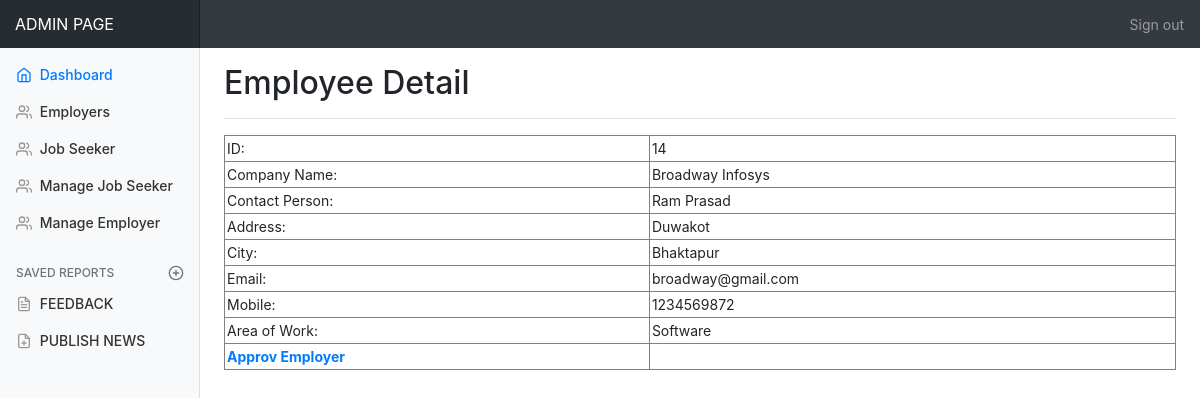
/admin/DetailEmp.php?EmpId=14 (signed in), run on the app's committed database.
### tables this page shows
CREATE TABLE `employer_reg` (
  `Employer_Id` int(11) NOT NULL,
  `CompanyName` varchar(255) NOT NULL,
  `ContactPerson` varchar(255) NOT NULL,
  `Address` varchar(255) NOT NULL,
  `City` varchar(255) NOT NULL,
  `Email` varchar(255) NOT NULL,
  `Mobile` varchar(255) NOT NULL,
  `Area_Work` varchar(255) NOT NULL,
  `Status` varchar(255) NOT NULL,
  `UserName` varchar(255) NOT NULL,
  `Password` varchar(255) NOT NULL,
  `Question` varchar(255) NOT NULL,
  `Answer` varchar(255) NOT NULL
);

### admin/DetailEmp.php (the view, shortened to what this page needs)
<!doctype html>
<html lang="en">
  <head>
    <link rel="stylesheet" href="https://maxcdn.bootstrapcdn.com/bootstrap/4.5.2/css/bootstrap.min.css">
    <link href="./css/dashboard.css" rel="stylesheet">
  </head>
  <body>
    <nav class="navbar navbar-dark sticky-top bg-dark flex-md-nowrap p-0">
      <a class="navbar-brand col-sm-3 col-md-2 mr-0" href="#">ADMIN PAGE</a>
      <ul class="navbar-nav px-3">
        <li class="nav-item text-nowrap">
          <a class="nav-link" href="logout.php">Sign out</a>
        </li>
      </ul>
    </nav>
    <div class="container-fluid">
      <div class="row">
        <nav class="col-md-2 d-none d-md-block bg-light sidebar">
          <div class="sidebar-sticky">
            <ul class="nav flex-column">
            <li class="nav-item">
                <a class="nav-link active" href="#">
                  <span data-feather="home"></span>
                  Dashboard <span class="sr-only">(current)</span>
                </a>
              </li>
              <li class="nav-item">
                <a class="nav-link" href="employer.php">
                  <span data-feather="users"></span>
                  Employers
                </a>
              </li>
              <li class="nav-item">
                <a class="nav-link" href="jobseeker.php">
                  <span data-feather="users"></span>
                  Job Seeker
                </a>
              </li>
              <li class="nav-item">
                <a class="nav-link" href="managejobseeker.php">
                  <span data-feather="users"></span>
                   Manage Job Seeker
                </a>
              </li>
              <li class="nav-item">
                <a class="nav-link" href="manageemployer.php">
                  <span data-feather="users"></span>
                  Manage Employer
                </a>
              </li>
            <h6 class="sidebar-heading d-flex justify-content-between align-items-center px-3 mt-4 mb-1 text-muted">
              <span>Saved reports</span>
              <a class="d-flex align-items-center text-muted" href="#">
                <span data-feather="plus-circle"></span>
              </a>
            </h6>
            <ul class="nav flex-column mb-2">
              <li class="nav-item">
                <a class="nav-link" href="feedback.php">
                  <span data-feather="file-text"></span>
                  FEEDBACK
                </a>
              </li>
              <li class="nav-item">
                <a class="nav-link" href="admin_news.php">
                  <span data-feather="file-plus"></span>
                  PUBLISH NEWS
                </a>
              </li>
            </ul>
          </div>
        </nav>
        <main role="main" class="col-md-9 ml-sm-auto col-lg-10 pt-3 px-4">
          <div class="d-flex justify-content-between flex-wrap flex-md-nowrap align-items-center pb-2 mb-3 border-bottom">
            <h1 class="h2">Employee Detail</h1>
          </div>
          <?php
$ID=$_GET['EmpId'];
include 'connection/db.php';
$sql = "select * from employer_reg where Employer_Id =$ID  ";
$result = mysqli_query($conn,$sql);
$row = mysqli_fetch_array($result)
?>
                <table width="100%" border="1" cellspacing="2" cellpadding="2">
                  <tr>
                    <td>ID:</td>
                    <td><?php echo $row['Employer_Id'];?></td>
                  </tr>
                  <tr>
                    <td>Company Name:</td>
                    <td><?php echo $row['CompanyName'];?></td>
                  </tr>
                  <tr>
                    <td>Contact Person:</td>
                    <td><?php echo $row['ContactPerson'];?></td>
                  </tr>
                  <tr>
                    <td>Address:</td>
                    <td><?php echo $row['Address'];?></td>
                  </tr>
                  <tr>
                    <td>City:</td>
                    <td><?php echo $row['City'];?></td>
                  </tr>
                  <tr>
                    <td>Email:</td>
                    <td><?php echo $row['Email'];?></td>
                  </tr>
                  <tr>
                    <td>Mobile:</td>
                    <td><?php echo $row['Mobile'];?></td>
                  </tr>
                  <tr>
                    <td>Area of Work:</td>
                    <td><?php echo $row['Area_Work'];?></td>
                  </tr>
                  <tr>
                    <td><strong><a href="ApprovEmp.php?EmpId=<?php echo $row['Employer_Id'];?>">Approv Employer</a></strong></td>
                    <td>&nbsp;</td>
                  </tr>
                </table>
        </main>
      </div>
    </div>
  </body>
</html>

### admin/css/dashboard.css (style rules this page uses)
body { font-size: .875rem; }
.feather { width: 16px; height: 16px; vertical-align: text-bottom; }
.sidebar { position: fixed; top: 0; bottom: 0; left: 0; z-index: 100; padding: 0; box-shadow: inset -1px 0 0 rgba(0, 0, 0, .1); }
.sidebar-sticky { position: -webkit-sticky; position: sticky; top: 48px; height: calc(100vh - 48px); padding-top: .5rem; overflow-x: hidden; overflow-y: auto; }
.sidebar .nav-link { font-weight: 500; color: #333; }
.sidebar .nav-link .feather { margin-right: 4px; color: #999; }
.sidebar .nav-link.active { color: #007bff; }
.sidebar .nav-link:hover .feather, .sidebar .nav-link.active .feather { color: inherit; }
.sidebar-heading { font-size: .75rem; text-transform: uppercase; }
.navbar-brand { padding-top: .75rem; padding-bottom: .75rem; font-size: 1rem; background-color: rgba(0, 0, 0, .25); box-shadow: inset -1px 0 0 rgba(0, 0, 0, .25); }
.border-bottom { border-bottom: 1px solid #e5e5e5; }

### data on the page
employer_reg: Employer_Id "14", CompanyName "Broadway Infosys", ContactPerson "Ram Prasad", Address "Duwakot", City "Bhaktapur", Email "broadway@gmail.com", Mobile "1234569872", Area_Work "Software"
